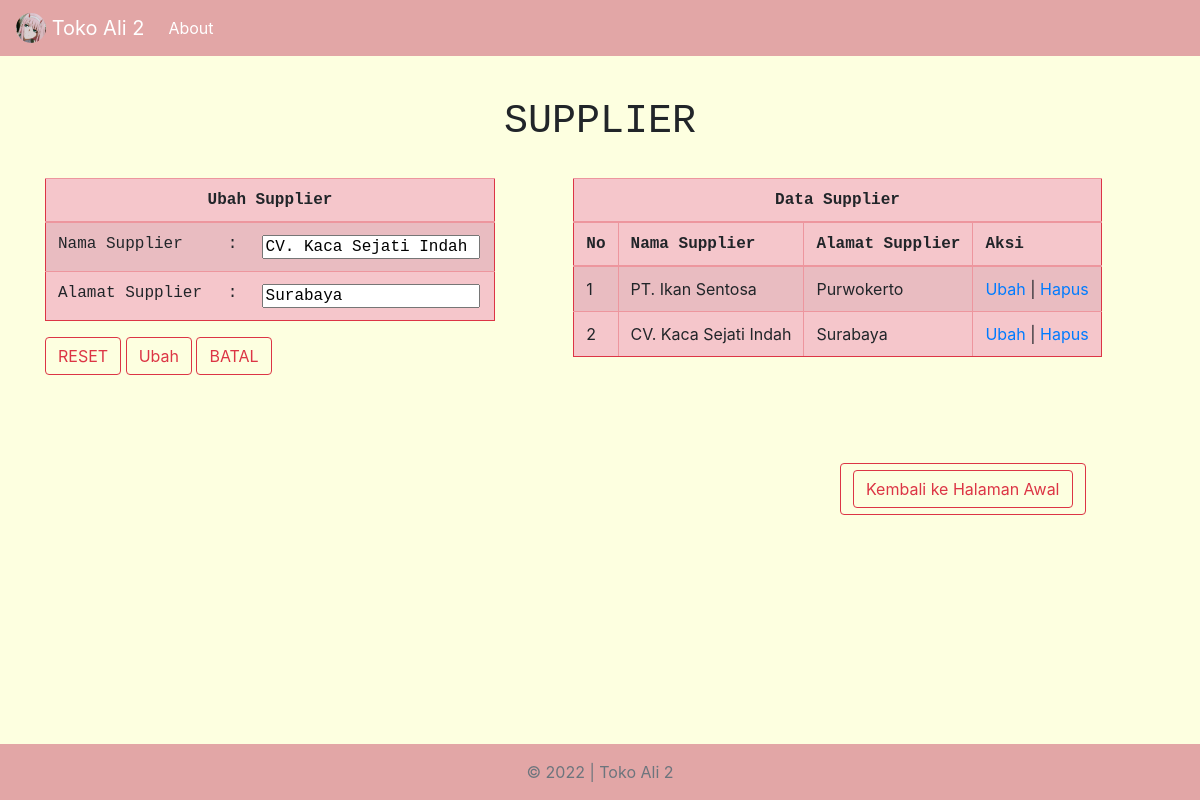
The page /php/supplier.php?Ubah=7 on the database its author committed.
### tables this page shows
CREATE TABLE `supplier` (
  `kd_supp` int(10) NOT NULL,
  `nm_supp` varchar(40) NOT NULL,
  `alamat_supp` varchar(40) NOT NULL
);

### php/supplier.php (the view, shortened to what this page needs)
<?php
function query($query)
{
  $conn = mysqli_connect('localhost', 'root', '', 'kelompok3web');
  $result = mysqli_query($conn, $query) or die(mysqli_error($conn));
  $rows = [];
  while ($row = mysqli_fetch_assoc($result)) {
    $rows[] = $row;
  }
  return $rows;
}
$supplier = query("SELECT * FROM supplier");
?>
  <?php endif;
$aksi = 'Tambah';
$nama = null;
$alamat = null;
$a = null;
if (isset($_GET['Ubah'])) :
  $id = $_GET['Ubah'];
  $ambil = query("SELECT * FROM supplier WHERE kd_supp = '$id'");
  $aksi = 'Ubah';
  $nama = $ambil[0]['nm_supp'];
  $alamat = $ambil[0]['alamat_supp'];
  $a = 'autofocus';
  ?>
<?php
endif; ?>
<!doctype html>
<html lang="en">
<head>
  <link rel="stylesheet" href="..\css\bootstrap.css">
</head>
<body>
  <header>
    <nav class="navbar navbar-expand-md navbar-dark fixed-top " style="background-color: rgb(226, 166, 166);">
      <a class="navbar-brand" href="index.php">
        <img src="..\img\zero-two.jpg" alt="judul" width="30" height="30" class="d-inline-block align-top rounded-circle">
        Toko Ali 2
      </a>
      <div class="collapse navbar-collapse" id="navbarCollapse">
        <ul class="navbar-nav mr-auto">
          <li class="nav-item active">
            <a class="nav-link" href="about.php">About</a>
          </li>
        </ul>
      </div>
    </nav>
  </header>
  <main>
    <body style="margin-top: 50px; background-color: #fdffe0;">
      <br>
      <h1 style="text-align: center;" class="q"> SUPPLIER</h1><br>
      <div class="container">
        <div class="row ">
          <div class="col-md-5 ">
            <form action="" method="POST">
              <table class="table table-striped table-danger table-hover border border-danger" style="width: 450px; margin-left: auto; margin-right: auto; margin-top: auto;">
                <thead class="thead-danger">
                  <th class="q" colspan="3" style="text-align: center;"><?= $aksi; ?> Supplier</th>
                </thead>
                <tbody>
                  <tr class="q">
                    <td>Nama Supplier</td>
                    <td>:</td>
                    <td><input type="text" name="nama" <?= $a; ?> value="<?= $nama; ?>"></td>
                  </tr>
                  <tr class="q">
                    <td>Alamat Supplier</td>
                    <td>:</td>
                    <td><input type="text" name="alamat" value="<?= $alamat; ?>"></td>
                  </tr>
                </tbody>
              </table>
              <button class="btn btn-outline-danger " type="button">RESET</button>
              <button class="btn btn-outline-danger" type="submit" name="<?= $aksi; ?>" id="<?= $aksi; ?>"><?= $aksi; ?></button>
              <?php if (isset($_GET['Ubah'])) : ?>
                <a href="supplier.php" class="btn btn-outline-danger">BATAL</a>
              <?php endif; ?>
            </form>
          </div>
          <div class="col-md-7 ">
            <table class="table table-striped table-danger table-hover border border-danger" style="width: auto; margin-left: auto; margin-right: auto; margin-top: auto;" border="1">
              <thead class="thead-danger">
                <tr>
                  <th class="q" colspan="9" style="text-align: center;">Data Supplier</th>
                </tr>
                <tr class="q" class="text-center">
                  <th scope="col">No</th>
                  <th scope="col">Nama Supplier</th>
                  <th scope="col">Alamat Supplier</th>
                  <th scope="col">Aksi</th>
                </tr>
              </thead>
              <tbody>
                <?php
                $no = 1;
                foreach ($supplier as $b) : ?>
                  <tr>
                    <td><?= $no++; ?></td>
                    <td><?= $b['nm_supp']; ?></td>
                    <td><?= $b['alamat_supp']; ?></td>
                    <td>
                      <a href="?Ubah=<?= $b['kd_supp']; ?>">Ubah</a> |
                      <a href="?hapus=<?= $b['kd_supp']; ?>" onclick="confirm('apakah anda yakin?')">Hapus</a>
                    </td>
                  </tr>
                <?php endforeach; ?>
              </tbody>
            </table>
          </div>
        </div>
      </div>
      <br><br><br>
      <button type="button" class="btn btn-outline-danger " style="margin-left: 70%;">
        <a class="btn btn-outline-danger" href="index.php" role="button">Kembali ke Halaman Awal</a>
      </button>
  </main>
  <br>
  <footer class="footer  mt-auto py-3 fixed-bottom" style="background-color: rgb(226, 166, 166);">
    <div class="container text-center">
      <span class="text-muted">&copy; 2022 | Toko Ali 2</span>
    </div>
  </footer>
</body>
</html>

### php/supplier.php (style rules this page uses)
.q { font-family: 'Courier New', Courier, monospace; }

### rows shown on the page
supplier: nama "CV. Kaca Sejati Indah", alamat "Surabaya", nm_supp "CV. Kaca Sejati Indah", alamat_supp "Surabaya"
supplier: nm_supp "PT. Ikan Sentosa", alamat_supp "Purwokerto"

### other values the page prints
$aksi "Ubah"
